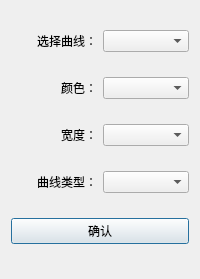
<?xml version="1.0" encoding="UTF-8"?>
<ui version="4.0">
 <class>StyletwidgetClass</class>
 <widget class="QDialog" name="StyletwidgetClass">
  <property name="geometry">
   <rect>
    <x>0</x>
    <y>0</y>
    <width>200</width>
    <height>279</height>
   </rect>
  </property>
  <property name="maximumSize">
   <size>
    <width>200</width>
    <height>300</height>
   </size>
  </property>
  <property name="windowTitle">
   <string>Styletwidget</string>
  </property>
  <layout class="QVBoxLayout" name="verticalLayout">
   <item>
    <layout class="QHBoxLayout" name="horizontalLayout">
     <item>
      <widget class="QLabel" name="label">
       <property name="text">
        <string>选择曲线：</string>
       </property>
       <property name="alignment">
        <set>Qt::AlignRight|Qt::AlignTrailing|Qt::AlignVCenter</set>
       </property>
      </widget>
     </item>
     <item>
      <widget class="QComboBox" name="cob_curve"/>
     </item>
    </layout>
   </item>
   <item>
    <layout class="QHBoxLayout" name="horizontalLayout_2">
     <item>
      <widget class="QLabel" name="label_2">
       <property name="text">
        <string>颜色：</string>
       </property>
       <property name="alignment">
        <set>Qt::AlignRight|Qt::AlignTrailing|Qt::AlignVCenter</set>
       </property>
      </widget>
     </item>
     <item>
      <widget class="QComboBox" name="cob_color"/>
     </item>
    </layout>
   </item>
   <item>
    <layout class="QHBoxLayout" name="horizontalLayout_3">
     <item>
      <widget class="QLabel" name="label_3">
       <property name="text">
        <string>宽度：</string>
       </property>
       <property name="alignment">
        <set>Qt::AlignRight|Qt::AlignTrailing|Qt::AlignVCenter</set>
       </property>
      </widget>
     </item>
     <item>
      <widget class="QComboBox" name="cob_width"/>
     </item>
    </layout>
   </item>
   <item>
    <layout class="QHBoxLayout" name="horizontalLayout_4">
     <item>
      <widget class="QLabel" name="label_4">
       <property name="text">
        <string>曲线类型：</string>
       </property>
       <property name="alignment">
        <set>Qt::AlignRight|Qt::AlignTrailing|Qt::AlignVCenter</set>
       </property>
      </widget>
     </item>
     <item>
      <widget class="QComboBox" name="cob_linetype"/>
     </item>
    </layout>
   </item>
   <item>
    <widget class="QPushButton" name="pushButton">
     <property name="text">
      <string>确认</string>
     </property>
    </widget>
   </item>
  </layout>
 </widget>
 <layoutdefault spacing="6" margin="11"/>
 <resources/>
 <connections/>
</ui>
